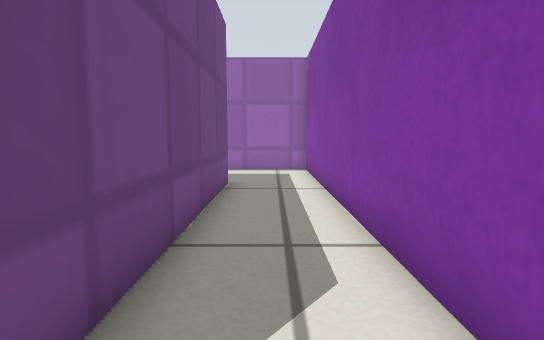
[1] (above)

16 first-person views from a walk through a world built for the Gazebo simulator. The camera is 0.31 m above the floor, tilts 6° down and sees 80° across. The floor is counted in squares, 0.2 m on a side. Each view is taken from the middle of a square. On the plan, view 1 faces up. The plan holds only what a view shows up to about 15 squares ahead; the rest is blank. Simple patterns stand in for the simulator's built-in surfaces.

[2]
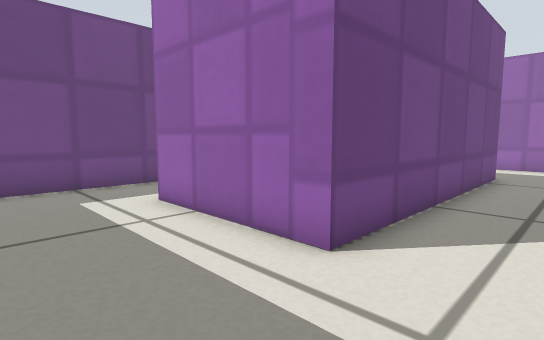

[3]
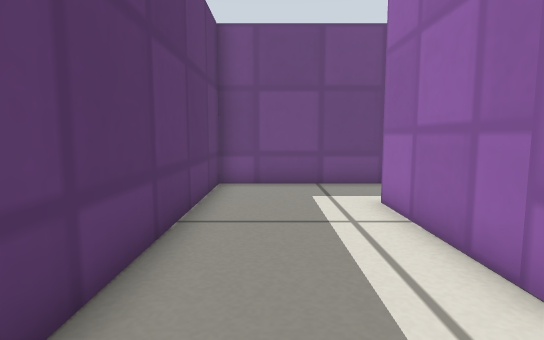

[4]
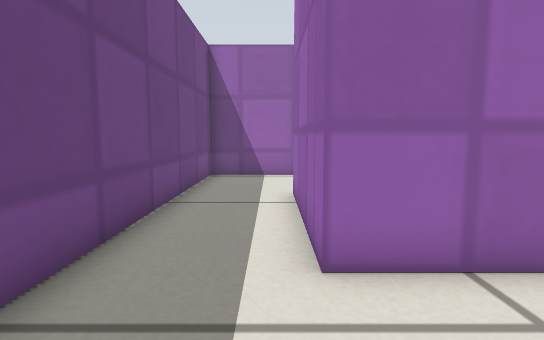

[5]
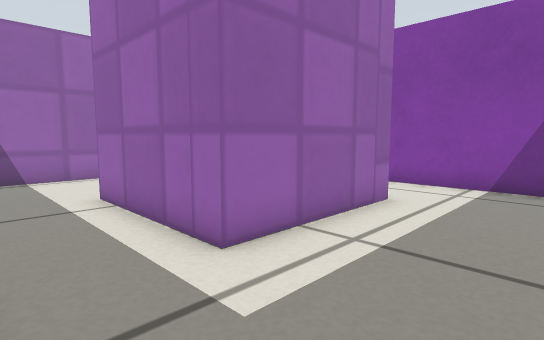

[6]
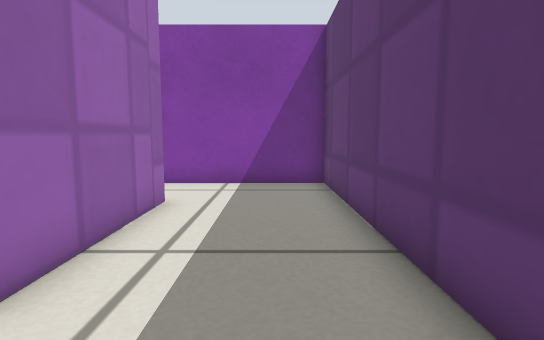

[7]
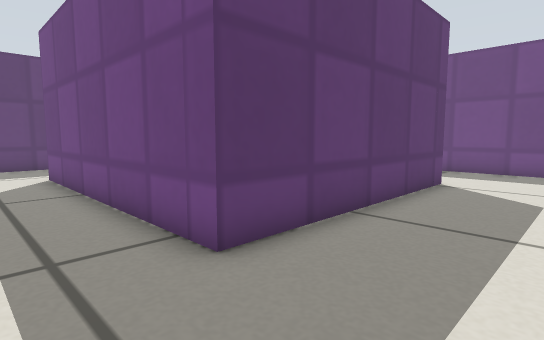

[8]
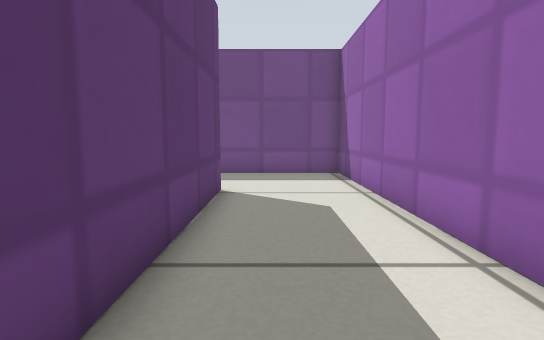

[9]
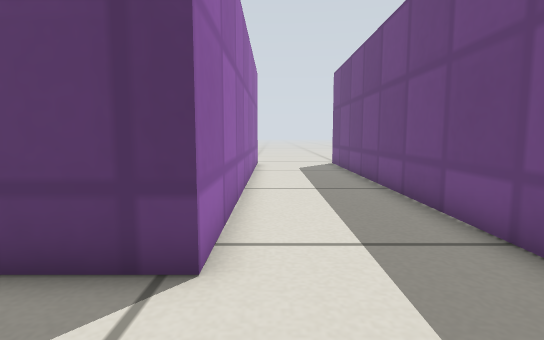

[10]
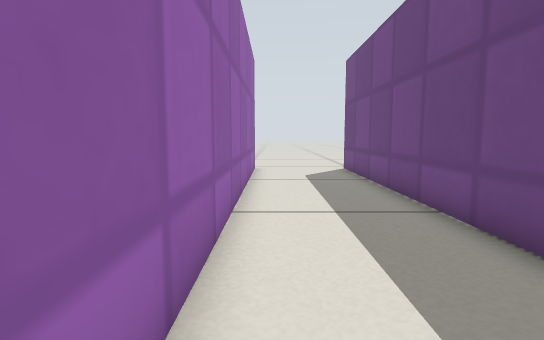

[11]
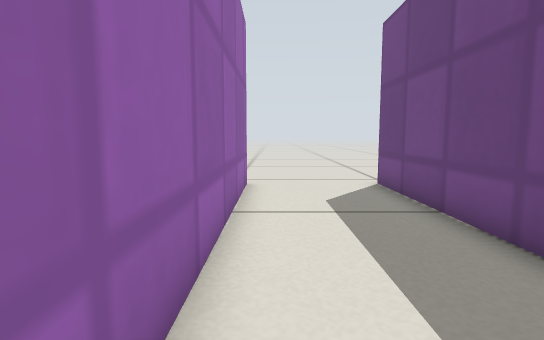

[12]
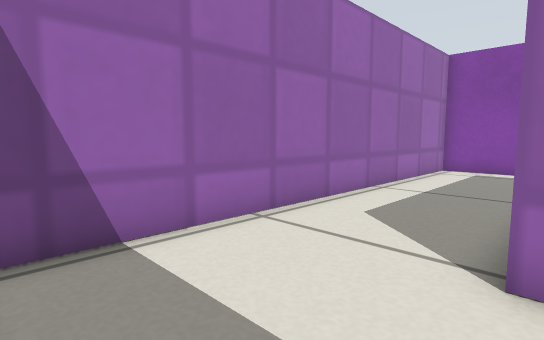

[13]
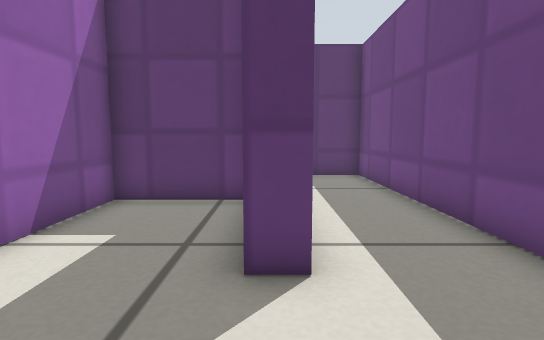

[14]
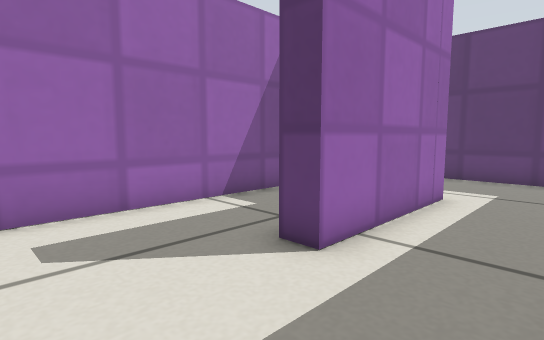

[15]
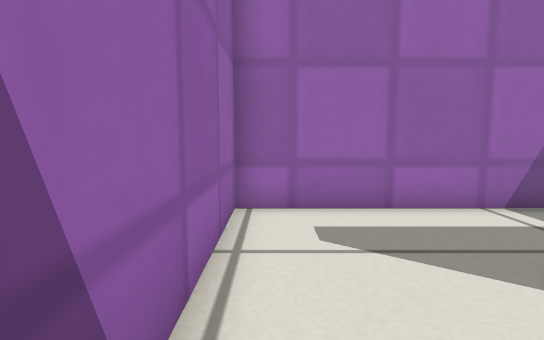

[16]
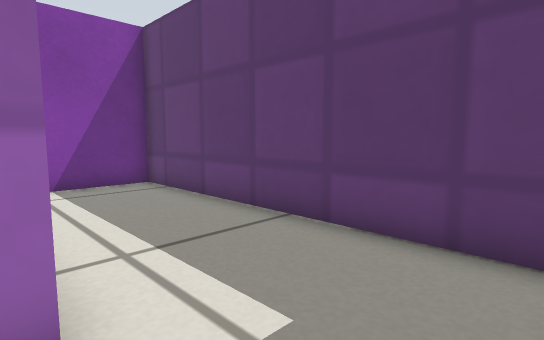

### Floor plan
Points are (right, up) in squares from view 1. A wall is a line through its corners. A room is listed if a view was taken in it or the views show most of it. See-through windows are left out.
Room 1 (views 1, 2, 3, 4, 5, 6, 7, 8, 9, 10, 11, 12, 14, 15, 16)
walls: (-6.4, 9.8) (-9.4, 9.8) (-9.4, -3.7) (1.6, -3.7) (1.6, 14.8) (-14.4, 14.8) (-14.4, -4.5); (-10.2, -4.4) (-10.2, 10.5) (-1.4, 10.5) (-1.4, 0.5) (-6.4, 0.5) (-6.4, 5.5)
ways out: opening at (-6, 7.5) to room 2
Room 2 (view 13)
walls: (-6.4, 5.5) (-5.6, 5.5); (-5.4, 1.3) (-2.2, 1.3) (-2.2, 9.8) (-6.4, 9.8)
ways out: opening at (-6, 7.5) to room 1

Positions as (right, up) in squares from view 1, and headings:
1: (0, 0), facing up
2: (1, -3), facing up-left
3: (1, -2), facing left
4: (-7, -3), facing up
5: (-9, -3), facing up-right
6: (-9, -2), facing right
7: (1, 14), facing down-left
8: (-1, 12), facing left
9: (-11, 14), facing down
10: (-11, 11), facing down
11: (-11, 6), facing down
12: (-14, 10), facing up-right
13: (-6, 9), facing down
14: (-9, 9), facing down-right
15: (-9, 9), facing right
16: (-9, 1), facing down-right
